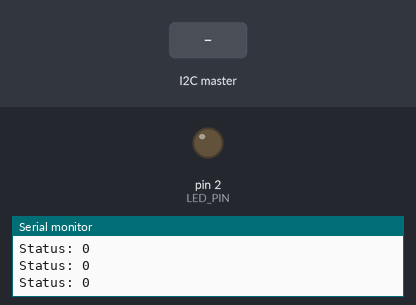
This sketch was run on a simulated Arduino Uno, built with avr-gcc and run on an emulated ATmega328P. Shown: output pins drawn as LEDs (lit = HIGH), the last lines printed to the serial monitor. The inputs (shaded band) are chosen by the test bench.

Above: at 1.2 s.
1.3 s: the I2C master sends the byte 1
At 1.6 s:
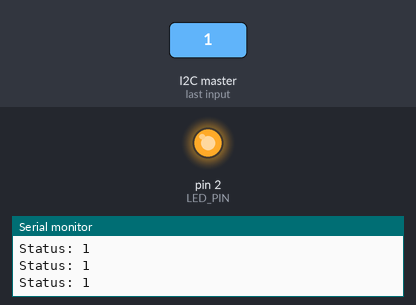
2.8 s: the I2C master sends the byte 0
At 3.9 s:
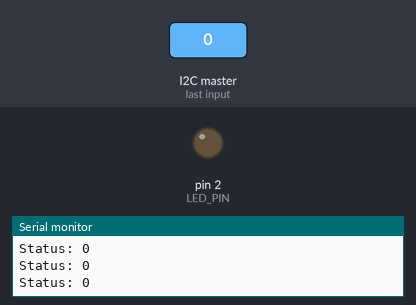
4.3 s: the I2C master sends the byte 2
At 5.0 s:
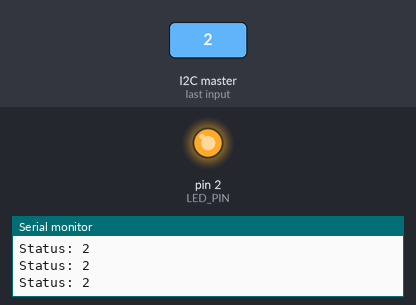
Timing chart, 0 to 7.3 s (numbered marks = the images above; inputs shaded):
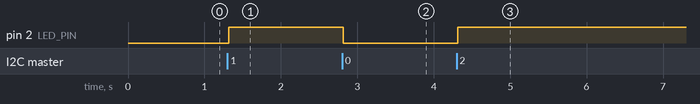

The sketch:

microcontroller.ino
```cpp
#include <Wire.h>

#define DEBUG 0

// uint16_t - size: 2 bytes - 0 to 65.535
// PINs to read the different VOltage values of the IoT-Dashboard
const byte TILE_PIN = 15;
const byte ROW_PIN = 16;
const byte COL_PIN = 17;

// RGB LED
// Pin of the LED to display the current security and privacy status.
const byte LED_PIN = 2;

const byte DEVICE_ADDR = 0x03; // Number of the Sensor, has to be unique over all Sensors connected to the IoT-Dashboard.
const float RESOLUTION = 0.0049; // Microcontroller reads analoge values with 1024 steps.  (5.12V/1024steps)

byte ledStatus = 0;


void setup() {
  Serial.begin(9600);
  Wire.begin(DEVICE_ADDR);
  Wire.onRequest(readSensorData);
  Wire.onReceive(setLedStatus);

  pinMode(LED_PIN, OUTPUT);
}

void loop() {

  ledController(ledStatus);

  #if DEBUG
  printValues();
  printConvert();
  #endif
}


void ledController(byte status) {
  Serial.print("Status: ");
  Serial.println(status);

  if (status == 2 || status == 1) {
    digitalWrite(LED_PIN, HIGH);
  } else {
    digitalWrite(LED_PIN, LOW);
  }
}

void setLedStatus(int numBytes) {
  while(Wire.available()) {	// read all bytes received
		ledStatus = Wire.read();
	}
}

void readSensorData() {
  // Reades the number and the tile, row and column voltage of the sensor.
  int tile = getTile();
  int row = getRow();
  int col = getCol();

  const byte len = 7; // (3 * 2 byte) + 1 byte (DEVICE_ADDR)
  byte sensor [len];

  // https://thewanderingengineer.com/2015/05/06/sending-16-bit-and-32-bit-numbers-with-arduino-i2c/

  sensor[0] = DEVICE_ADDR;
  sensor[1] = firstElement(tile);
  sensor[2] = secondElement(tile);
  sensor[3] = firstElement(row);
  sensor[4] = secondElement(row);
  sensor[5] = firstElement(col);
  sensor[6] = secondElement(col);

  Wire.write(sensor, len);
}

byte firstElement(int num) {
  return (num >> 8) & 0xFF;
}

byte secondElement(int num) {
  return num & 0xFF;
}

int getTile() {
  return analogRead(TILE_PIN);
}

int getRow() {
  return analogRead(ROW_PIN);
}

int getCol() {
  return analogRead(COL_PIN);
}


/*
 * TESTS
 */

void printValues() {
  Serial.print("Tile: ");
  Serial.print(getTile());
  Serial.print(" - ");
  Serial.println(getTile() * RESOLUTION);

  Serial.print("Row: ");
  Serial.print(getRow());
  Serial.print(" - ");
  Serial.println(getRow() * RESOLUTION);

  Serial.print("Col: ");
  Serial.print(getCol());
  Serial.print(" - ");
  Serial.println(getCol() * RESOLUTION);
}

void printConvert() {
  int bigNum = 1234;
  byte myArray[2];

  myArray[0] = (bigNum >> 8) & 0xFF;  // 4    - 00000100
  myArray[1] = bigNum & 0xFF;         // 210  - 11010010

  Serial.println(myArray[0]);
  Serial.println(myArray[1]);
  int num;
  byte a, b;

  a = myArray[0];
  b = myArray[1];
  num = a;
  num = (num << 8) | b;

  Serial.print("Converted Number: ");
  Serial.println(num);
};
```

Measured:
- after the input at 1.3 s, pin 2 (LED_PIN): LOW → HIGH at once
- after the input at 2.8 s, pin 2 (LED_PIN): HIGH → LOW at once
- after the input at 4.3 s, pin 2 (LED_PIN): LOW → HIGH at once
